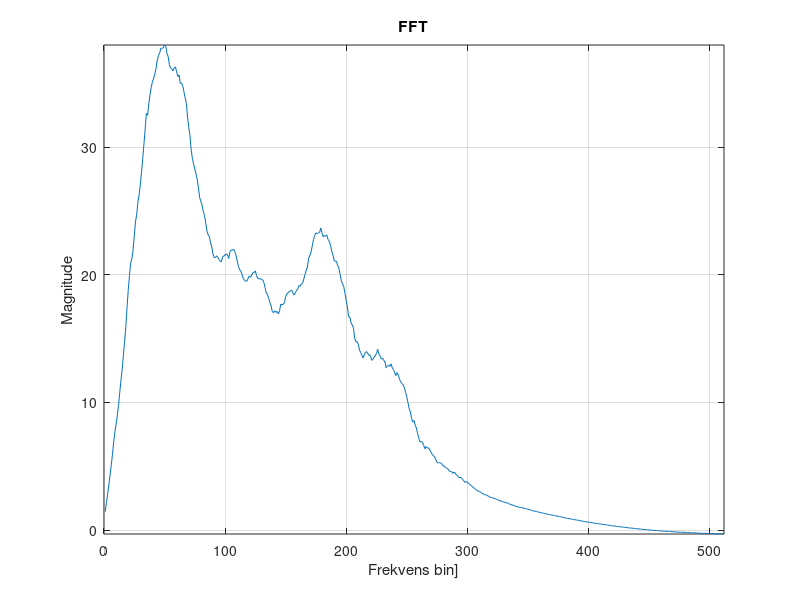
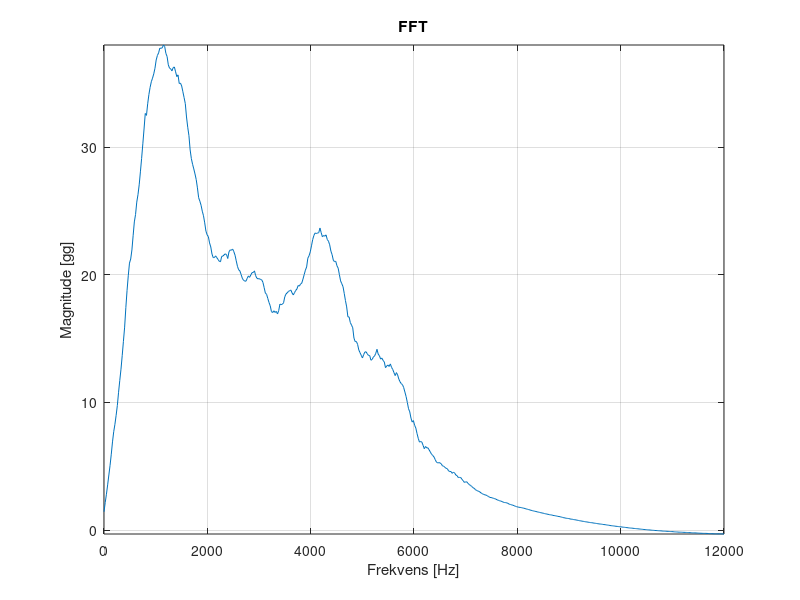

Write the MATLAB code that produced these figures, in order.
clc, clear, close all

%**** ANALYZER TEST ***************************************************

%**** Generate test-sinus *********************************************
f_s = 48000;
Ttotal = 10;        % total tid i sek.
A = 1;              % amplitude
f1 = 1000;          % tone frekvens
f2 = 4000;          % tone frekvens
Ntotal = f_s*Ttotal;% totalt antal samples

% BEREGNING
n=0:Ntotal-1;       % tidsvektor
x=A*sin(2*pi*(f1/f_s)*n)+A*sin(2*pi*(f2/f_s)*n);

sound(x, f_s)       % play sinus

%%

%**** Load FFT from BF533 *********************************************
load an_freqSpecSmooth_hoejlydt.dat;
x = an_freqSpecSmooth_hoejlydt(:,1);

NFFT = length(x);
f_s = 24000;

%**** Plot Blackfin FFT ***********************************************
f_axis = (f_s/2)*linspace(0,1,NFFT);  % Frequency axis setup

figure(1)
plot(x)
xlabel('Frekvens bin]')
ylabel('Magnitude')
title('FFT')
grid on
axis([0 NFFT -inf inf])

figure(2)
plot(f_axis,x)
xlabel('Frekvens [Hz]')
ylabel('Magnitude [gg]')
title('FFT')
grid on
axis([0 f_s/2 -inf inf])